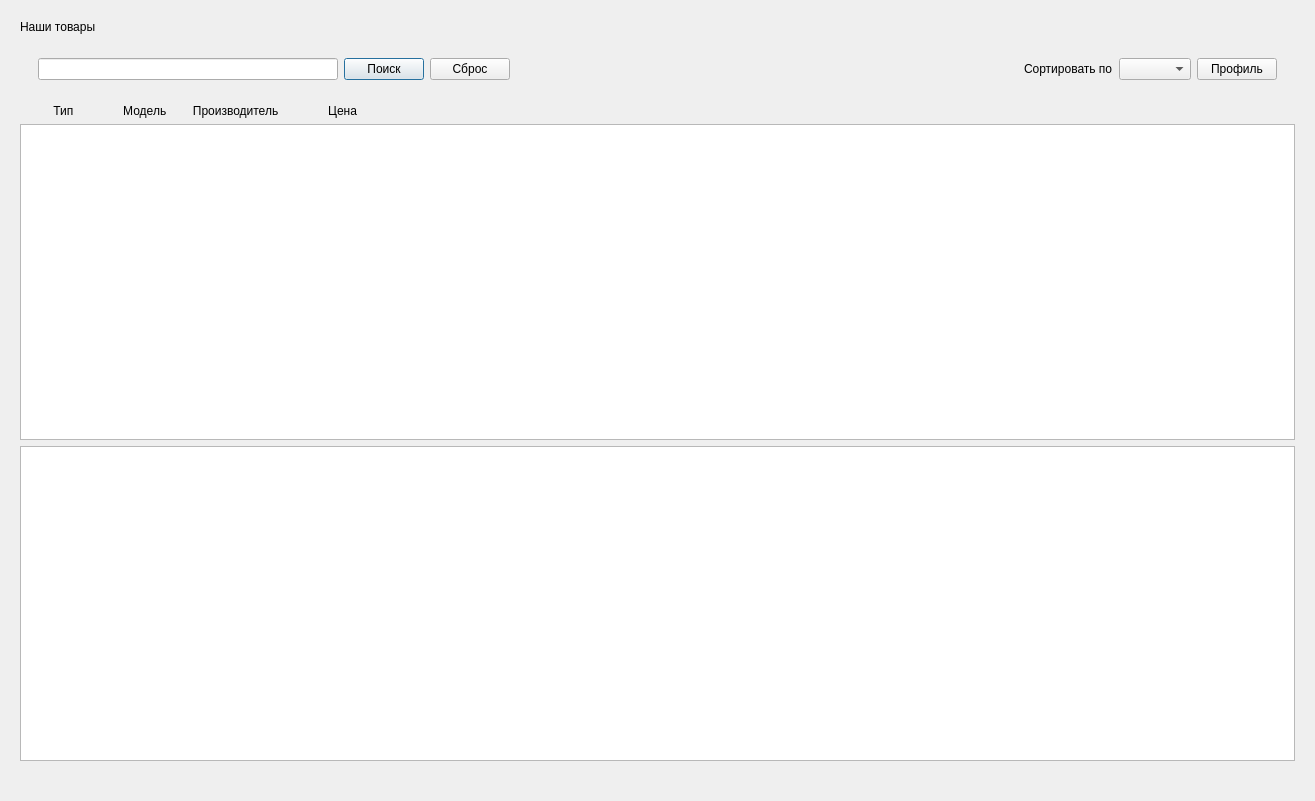
<?xml version="1.0" encoding="UTF-8"?>
<ui version="4.0">
 <class>Customer</class>
 <widget class="QDialog" name="Customer">
  <property name="geometry">
   <rect>
    <x>0</x>
    <y>0</y>
    <width>1315</width>
    <height>801</height>
   </rect>
  </property>
  <property name="windowTitle">
   <string>Dialog</string>
  </property>
  <layout class="QVBoxLayout" name="verticalLayout_2">
   <item>
    <widget class="QWidget" name="widget" native="true">
     <layout class="QVBoxLayout" name="verticalLayout">
      <item>
       <widget class="QLabel" name="label">
        <property name="text">
         <string>Наши товары</string>
        </property>
       </widget>
      </item>
      <item>
       <widget class="QWidget" name="widget_5" native="true">
        <layout class="QHBoxLayout" name="horizontalLayout_4">
         <item>
          <widget class="QWidget" name="widget_3" native="true">
           <layout class="QHBoxLayout" name="horizontalLayout_2">
            <item>
             <widget class="QLineEdit" name="searchLe"/>
            </item>
            <item>
             <widget class="QPushButton" name="searchBtn">
              <property name="text">
               <string>Поиск</string>
              </property>
             </widget>
            </item>
            <item>
             <widget class="QPushButton" name="clearBtn">
              <property name="text">
               <string>Сброс</string>
              </property>
             </widget>
            </item>
           </layout>
          </widget>
         </item>
         <item>
          <spacer name="horizontalSpacer_2">
           <property name="orientation">
            <enum>Qt::Horizontal</enum>
           </property>
           <property name="sizeHint" stdset="0">
            <size>
             <width>40</width>
             <height>20</height>
            </size>
           </property>
          </spacer>
         </item>
         <item>
          <widget class="QWidget" name="widget_4" native="true">
           <layout class="QHBoxLayout" name="horizontalLayout_3">
            <item>
             <widget class="QLabel" name="label_2">
              <property name="text">
               <string>Сортировать по</string>
              </property>
             </widget>
            </item>
            <item>
             <widget class="QComboBox" name="sortBox"/>
            </item>
            <item>
             <widget class="QPushButton" name="profileBtn">
              <property name="text">
               <string>Профиль</string>
              </property>
             </widget>
            </item>
           </layout>
          </widget>
         </item>
        </layout>
       </widget>
      </item>
      <item>
       <widget class="QLabel" name="label_3">
        <property name="text">
         <string>          Тип               Модель        Производитель               Цена</string>
        </property>
       </widget>
      </item>
      <item>
       <widget class="QListWidget" name="productList"/>
      </item>
      <item>
       <widget class="QTextBrowser" name="customerInfoTb"/>
      </item>
     </layout>
    </widget>
   </item>
   <item>
    <widget class="QLabel" name="productCountLb">
     <property name="text">
      <string/>
     </property>
    </widget>
   </item>
  </layout>
 </widget>
 <resources/>
 <connections/>
</ui>
